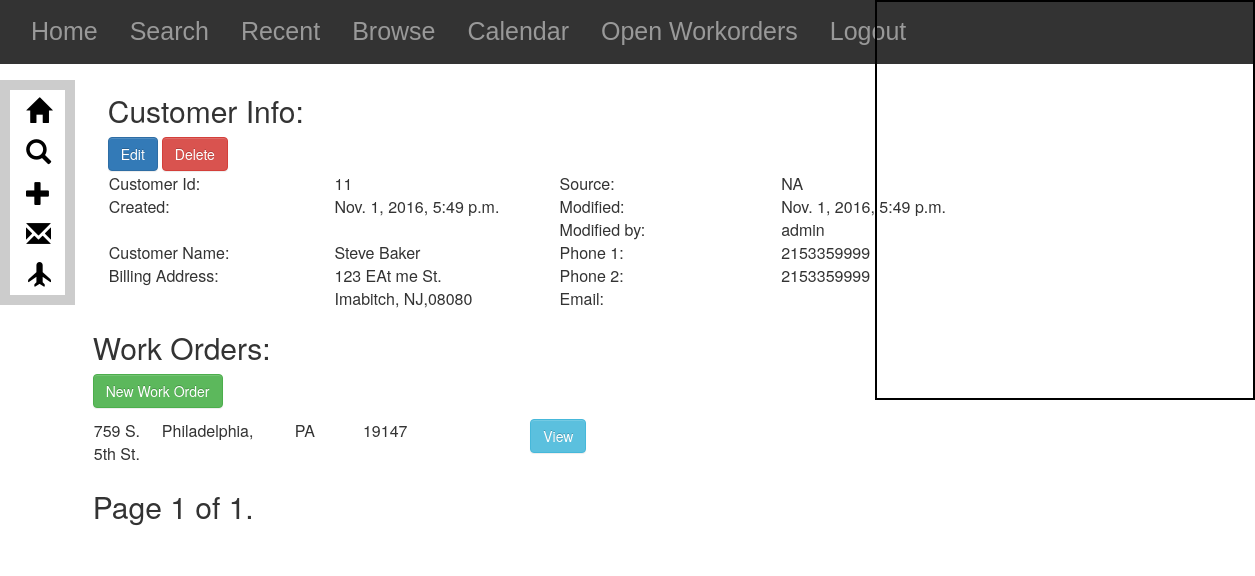
The app's page /customers/11/, older data.
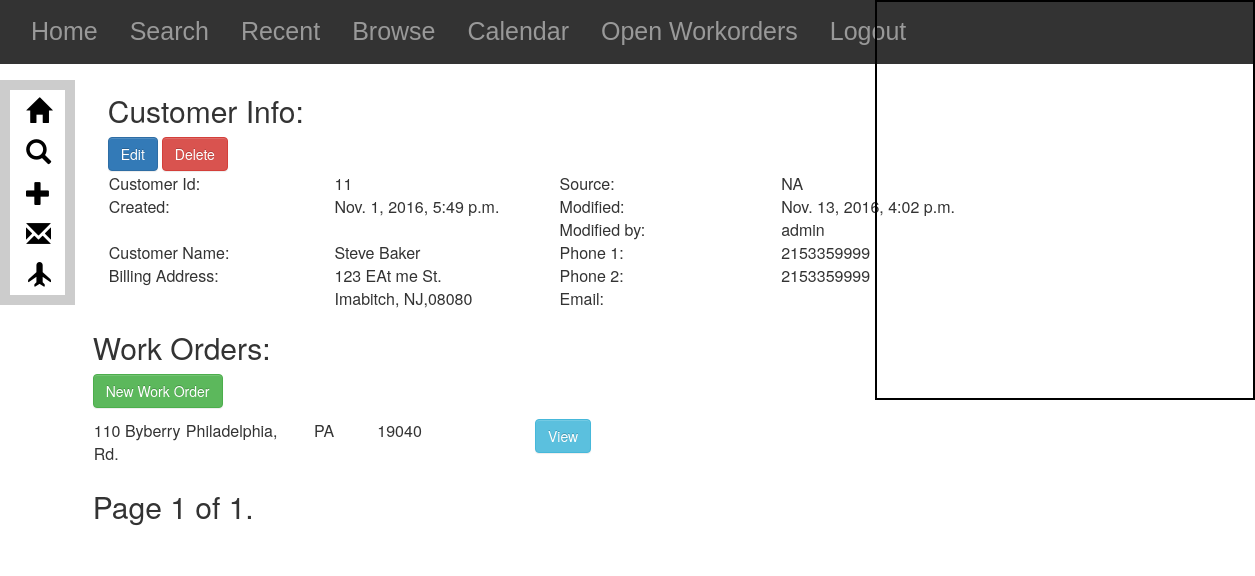
The same page, newer data.
### Customers/models.py (models this page shows, shortened)
class Customer(models.Model):
    user = models.ForeignKey(settings.AUTH_USER_MODEL, default=1)
    modified_by=models.CharField(max_length=50,default=1)
    firstName = models.CharField(max_length=20)
    lastName = models.CharField(max_length=20)
    fullName = models.CharField(max_length=50, blank=True)
    billStreet = models.CharField(max_length=25)
    billCity = models.CharField(max_length=20)
    billState = models.CharField(max_length=2)
    billZip = models.CharField(max_length=5)
    latlng = models.CharField(blank=True, max_length=100, default = '')
    lat = models.FloatField(blank=True,max_length=100, default = '')
    lng = models.FloatField(blank=True, max_length=100, default='')
    phone1 = models.CharField(max_length=20)
    phone2 = models.CharField(max_length=20, blank=True)
    email = models.EmailField(max_length=50, blank=True)
    source = models.CharField(choices=SOURCE_CHOICES, max_length=20, default=NOTAPP)
    created = models.DateTimeField(auto_now=False, auto_now_add=True)
    modified = models.DateTimeField(auto_now=True, auto_now_add=False)
    def get_absolute_url(self):
        return reverse("customers:detail", kwargs={"id": self.id})
    class Meta:
        ordering = ["-created", "-modified"]

class WorkOrder(models.Model):
    customer_id = models.ForeignKey(
        'Customer',
    )
    user = models.ForeignKey(settings.AUTH_USER_MODEL, default=1)
    modified_by = models.CharField(max_length=50, default=1)
    jobId= models.AutoField(primary_key=True)
    jobStreet = models.CharField(max_length=25)
    jobCity = models.CharField(max_length=20)
    jobState = models.CharField(max_length=2)
    jobZip = models.CharField(max_length=5)
    stories = models.IntegerField()
    access = models.CharField(max_length=20)
    problem = models.CharField(max_length=200)
    notes = models.CharField(max_length=150, blank=True)
    picture = models.ImageField(null=True,blank=True)
    assigned_to = models.CharField(choices=LEAD_ASSIGNED_CHOICES,max_length=20, blank=True, default="")
    contract = models.FileField(upload_to=upload_location, blank=True)
    crew_assigned = models.CharField(choices=JOB_ASSIGNED_CHOICES ,max_length=50, blank=True, default="")
    completed = models.BooleanField(default=False, blank=True)
    created = models.DateTimeField(auto_now=False, auto_now_add=True)
    modified = models.DateTimeField(auto_now=True, auto_now_add=False)
    latlng = models.CharField(blank=True, max_length=100, default="")
    lat = models.FloatField(blank=True, max_length=100, default=0)
    lng = models.FloatField(blank=True, max_length=100, default=0)
    class Meta:
        ordering = ["-created", "-modified"]

### Customers/views.py (the view)
# urls.py: url(r'^(?P<id>\d+)/$', customer_detail, name='detail'),
def customer_detail(request, id):
    instance=get_object_or_404(Customer,id=id)
    queryset_list = instance.workorder_set.all()
    paginator = Paginator(queryset_list, 15) # show 15 customers per page
    page_request_var = "page"
    page = request.GET.get(page_request_var)
    try:
        queryset = paginator.page(page)
    except PageNotAnInteger:
        queryset = paginator.page(1)
    except EmptyPage:
        queryset = paginator.page(paginator.num_pages)
    context ={
            "title":"Customer Info:",
            "instance":instance,
            "lat":instance.lat,
            "lng":instance.lng,
            "workorder":queryset,
            "page_request_var": page_request_var,
    }
    return render(request, "customer_detail.html", context)

### Customers/templates/customer_detail.html (shortened to what this page needs)
{% extends "base.html" %}
{% block content %}
<div class="container">
<div id='customer_info_div' class='customer_info col-sm-10'>
    <h2>Customer Info:</h2>
            <a href="{{ instance.get_absolute_url }}edit" class="btn btn-primary" role="button">Edit</a>
            <a href="{{ instance.get_absolute_url }}delete"
               onclick="return confirm('Are you sure want to delete this Customer?');"
               class="btn btn-danger" role="button">Delete</a></br>
    <table class="metadata_table">
      <tr>
        <td>Customer Id:</td>
        <td class="td-worktable">{{instance.id}}</td>
        <td>Source:</td>
          <td class="td-worktable">{{instance.source}}</td>
      </tr>
      <tr>
        <td>Created:</td>
          <td class="td-worktable">{{instance.created}}</td>
        <td>Modified:</td>
          <td class="td-worktable">{{instance.modified}}</br></td>
      </tr>
      <tr>
          <td></td>
        <td></td>
        <td> Modified by:</td>
          <td class="td-worktable">{{instance.modified_by}}</td>
      </tr>
        <tr>
            <td>Customer Name:</td>
            <td class="td-worktable">{{instance.fullName}}</td>
            <td>Phone 1:</td>
            <td class="td-worktable">{{instance.phone1}}</td>
        </tr>
        <tr>
            <td >Billing Address:</td>
            <td class="td-worktable" rowspan="2">{{instance.billStreet}}<br>{{instance.billCity}}, {{instance.billState}},{{instance.billZip}}</td>
            <td>Phone 2:</td>
            <td class="td-worktable">{{instance.phone2}}</td>
        </tr>
        <tr>
            <td></td>
            <td>Email:</td>
            <td class="td-worktable">{{instance.email}}</td>
        </tr>
    </table>
</div>
    <div id="map"></div>
</div>
{% block workorder-content %}
<div id="workorder_list_div" class="container-fluid">
    <h2>Work Orders:</h2>
    <div id="btnCreate">
        <a href="{{ get_absolute_url }}workorder_create" class="btn btn-success" role="button">New Work Order</a>
    </div>
    <div id="work_order_info_div">
        {% for obj in workorder %}
        <table class="tg">
  <p><tr>
    <td class="td-worktable">{{obj.jobStreet}}</td>
    <td class="td-worktable">{{obj.jobCity}},</td>
    <td class="td-worktable">{{obj.jobState}}</td>
    <td class="td-worktable">{{obj.jobZip}}</td>
    <td class="td-worktable">&nbsp;&nbsp;&nbsp;{%if obj.completed %} <span class="glyphicon glyphicon-ok" aria-hidden="true">{%endif%}</td>
    <td>&nbsp;&nbsp;&nbsp;<a href="{{ get_absolute_url }}workorder_detail/{{obj.jobId}}" class="btn btn-info"
                   role="button">View</a></td>
  </tr>
     </p>
</table>
        {% endfor %}
    </div>
    <div>
        <div class="pagination">
            <span class="step-links">
                <span class="current">
                    Page {{ workorder.number }} of {{ workorder.paginator.num_pages }}.
                </span>
            </span>
        </div>
    </div>
</div>
{% endblock workorder-content %}
{% endblock content %}

### Customers/templates/base.html (shortened to what this page needs)
{% load static from staticfiles %}
<html>
    <head>
        <link rel="stylesheet" href="https://maxcdn.bootstrapcdn.com/bootstrap/3.3.6/css/bootstrap-theme.min.css"
>
        <link rel="stylesheet" href='{% static "css/base.css" %}'/>
        <link rel="stylesheet" href="https://maxcdn.bootstrapcdn.com/bootstrap/3.3.6/css/bootstrap.min.css"
>
    </head>
    <body>
                <div id="sideNav" class="sideNav col-md-2">
            <ul class="sidenav col-lg-2">
                <li><a href="{% url 'customers:index' %}"> <span class="glyphicon glyphicon-home" aria-hidden="true"></span></a></li>
                <li><a href="/customers/search"> <span class="glyphicon glyphicon-search" aria-hidden="true"></span></a></li>
                <li><a href="{% url 'customers:create' %}"> <span class="glyphicon glyphicon-plus" aria-hidden="true"></span></a></li>
                <li><a href="https://www.gmail.com/"> <span class="glyphicon glyphicon-envelope" aria-hidden="true"></span></a></li>
                <li><a href="https://explorer.pictometry.com/login.php"> <span class="glyphicon glyphicon-plane" aria-hidden="true"></span></a></li>
            </ul>
        </div>
        <div id="topNav" class="topNav">
            <ul class="topNav col-md-12">
                <li><a href="{% url 'customers:index' %}">Home</a></li>
                <li><a href="/customers/search">Search</a></li>
                <li><a href="{% url 'customers:recents' %}">Recent</a></li>
                <li><a href="{% url 'customers:browse' %}">Browse</a></li>
                <li><a href="{% url 'customers:calendar' %}">Calendar</a></li>
                <li><a href="{% url 'customers:open_workorders' %}">Open Workorders</a></li>
                <li><a href="#">Logout</a></li>
            </ul>
        </div>
        <div id="main">
            <div id="first-content-block" class="container">
                {% block content %}
                {% endblock content %}
            </div>
        </div>
        <div id="footer">
            <div id="footer-content-block" class="container">
            </div>
    </body>
</html>

### static/css/base.css (style rules this page uses)
#main { margin-left:5%; }
#topNav { color: white; background:#CCC; }
.topNav ul { list-style-type:none; overflow:hidden; background-color:#333; }
.topNav ul li { float:left; }
.topNav ul li a { font-family:"Arial", Arial, Veranda; font-size:25px; display: block; color: #999; text-align:center; padding: 14px 16px; text-decoration: none; }
#sideNav { margin-top:80px; float: left; color: white; background:#CCC; position:fixed; width:75px; padding:10px 10px 10px 10px; }
.sideNav ul { text-align:center; background:#FFF; list-style-type: none; margin:0px; padding:0px; width:100%; }
.sideNav ul li a { font-family:"Arial", Arial, Veranda; font-size:25px; display: block; color: #000; padding: 8px 16px 8px 16px; text-decoration: none; }
table { border:1px solid transparent; }
tr { vertical-align: top; }
.td-worktable tr, td { text-align: left; width:5%; padding:10px; }
#first-content-block { float:left; width:50%; }
#map { position:absolute; top:0; right:0; display: inline-block; width:380px; height:400px; vertical-align:top; float:right; border:solid black 2px; clear:none; }
.current { font-size:30px; }

Row changes from the older to the newer data that the page shows:
removed WorkOrder: jobStreet "759 S. 5th St.", jobCity "Philadelphia", jobState "PA", jobZip "19147"
changed Customer "NA": modified "Nov. 1, 2016, 5:49 p.m." → "Nov. 13, 2016, 4:02 p.m."
added WorkOrder: jobStreet "110 Byberry Rd.", jobCity "Philadelphia", jobState "PA", jobZip "19040"
